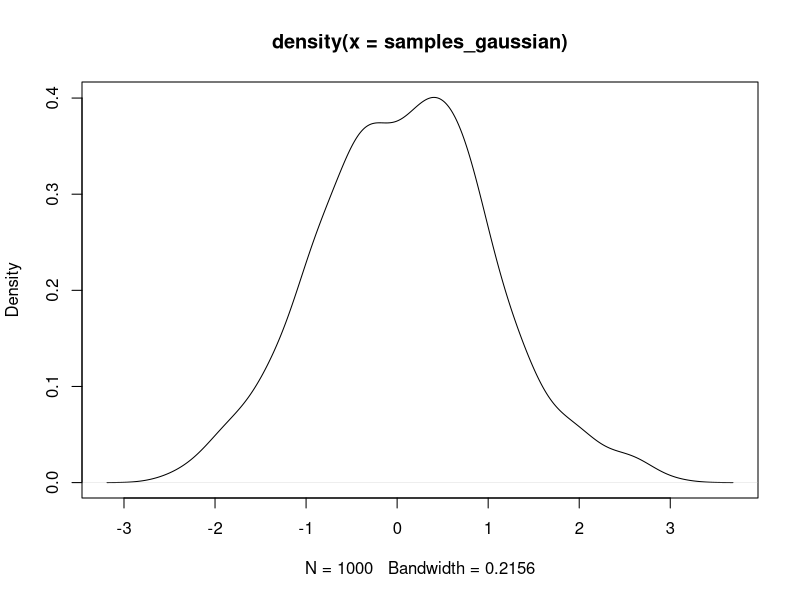
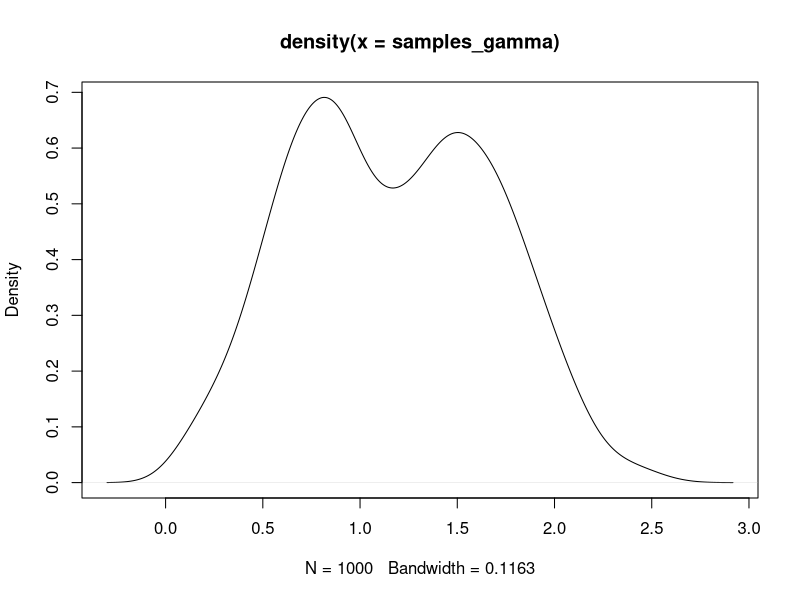
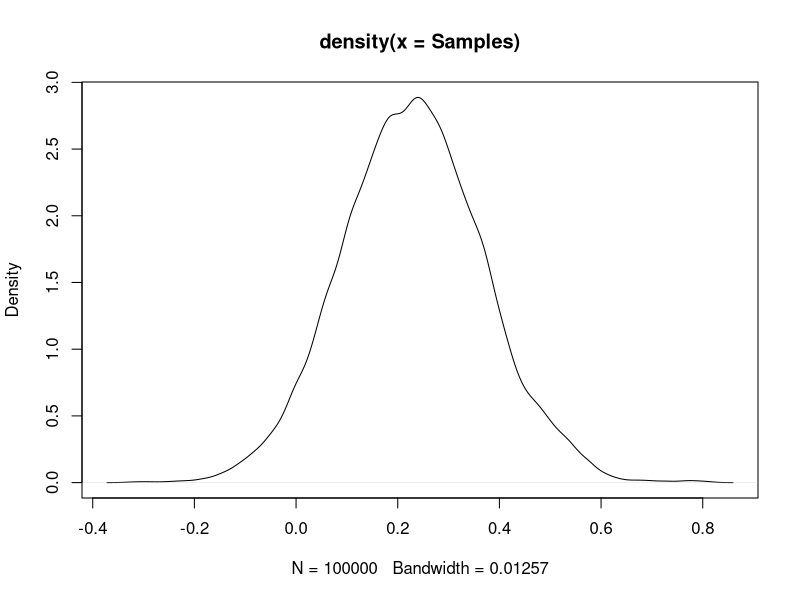

Recreate these plots in R, in order. (Note: a time limit stopped this script after it produced the figures.)
library(mvtnorm)

# Function to generate samples using Unadjusted Langevin Algorithm for Gaussian target
ula_gaussian <- function(n_samples, epsilon, mean, variance, start) 
{
  samples <- numeric(n_samples)
  x <- start
  for (i in 1:n_samples) 
  {
    x = rnorm(1, mean= x - epsilon*(x-mean)/variance, sd = sqrt(2 * epsilon))
    samples[i] <- x
  }
  return(samples)
}

# Function to generate samples using Unadjusted Langevin Algorithm for Gamma target
ula_gamma <- function(n_samples, epsilon, shape, rate) 
{
  samples <- numeric(n_samples)
  x <- rgamma(1, shape = shape, rate= rate)
  for (i in 1:n_samples)
  {
    x = rnorm(1, mean = x + epsilon * ((shape-1)/x - rate), sd = sqrt(2 * epsilon))
    samples[i] <- x
  }
  return(samples)
}



HPD <- function(alpha, Weights, Samples)
{
  m = length(Weights)
  vec <- c(NA,NA)
  curr = 10000000
  j1 = (seq(1,floor((alpha)*m),by = 1))/m
  j2 = j1 + ((1-alpha))
  for(i in 1:length(j1))
  {
    theta <- c(Samples[which(Weights>j1[i])[1]],Samples[which(Weights>=j2[i])[1]])
    if(curr > (theta[2]-theta[1]))
    {
      vec = theta
      curr = (theta[2]-theta[1])
    }
  }
  return(vec)
}


# Example usage for Gaussian target
set.seed(123)
n_samples <- 1000
epsilon <- 0.1
samples_gaussian <- ula_gaussian(n_samples, epsilon,0,1,1)
plot(density(samples_gaussian))


# Example usage for Gamma target
set.seed(1)
n_samples <- 1000
epsilon <- 0.01
shape <- 2
rate <- 1
samples_gamma <- ula_gamma(n_samples, epsilon, shape, rate)
plot(density(samples_gamma))
 

#######################################################################################
#######################################################################################

# Let, in the case of gaussian ULA sampler, we need to find the quantiles for mean of the 
# underlying distribution when population variance known.

# prior mu ~ N(0,100)
set.seed(4452)
mu = 0
sd = 1
n = 50
Y <- rnorm(n, mean = mu, sd = sd)
posterior_mean <- (sum(Y)/sd^2)/((n/sd^2) + (1/100))
posterior_var <- 1/((n/sd^2) + (1/100))

m = 100000
Samples <- ula_gaussian(m,epsilon = 0.0001,posterior_mean,posterior_var,start = 0.000001)
plot(density(Samples))
Samples <- sort(Samples)
g <- density(Samples)
weights <- vector(length = m)
weights = dnorm(Samples,mean = posterior_mean,sd = sqrt(posterior_var))/(approx(g$x,g$y,xout=Samples)$y)
weights = weights/sum(weights)
Weights = cumsum(weights)


HPD(0.05,Weights, Samples)
qnorm(c(0.025,0.975),mean = posterior_mean,sd = sqrt(posterior_var))

alpha <- c(0.25,0.5,0.75)
MSE <- rep(0,3)
qu <- qnorm(c(0.25,0.5,0.75),mean = posterior_mean,sd = sqrt(posterior_var))
for(i in 1:1000)
{
  Samples <- ula_gaussian(m,epsilon = 0.0001,posterior_mean,posterior_var,start = 0.000001)
  Samples <- sort(Samples)
  g <- density(Samples)
  weights <- vector(length = m)
  weights = dnorm(Samples,mean = posterior_mean,sd = sqrt(posterior_var))/(approx(g$x,g$y,xout=Samples)$y)
  weights = weights/sum(weights)
  Weights = cumsum(weights)
  q1 <- Samples[which(Weights>alpha[1])]
  q2 <- Samples[which(Weights>alpha[2])]
  q3 <- Samples[which(Weights>alpha[3])]
  MSE[1] <- MSE[1] + (q1-qu[1])^2
  MSE[2] <- MSE[2] + (q2-qu[2])^2
  MSE[3] <- MSE[2] + (q3-qu[3])^2
}

MSE <- MSE/1000
MSE
## >>> 2.361802e-07 3.490802e-08 3.491659e-08
#########################################################################################
#########################################################################################


## Now Let try this approach for poison distribution.

lambda = 14
n = 50
Y = rpois(n,lambda)

# Prior: Gamma(1,1)
# Posterior: Gamma(sum(Y)+1, n+1)

m = 100000
Samples <- ula_gamma(m,epsilon = 0.001,shape = sum(Y)+1, rate = (n+1))
plot(density(Samples))
Samples <- sort(Samples)
g <- density(Samples)
weights <- vector(length = m)
weights = dgamma(Samples,shape = sum(Y)+1, rate = n+1)/(approx(g$x,g$y,xout=Samples)$y)
weights = weights/sum(weights)
Weights = cumsum(weights)

fun<-function(x)
{
  k <- qgamma(c(x+0.025,x+0.975),shape = sum(Y)+1, rate = n+1)
  return(k[2]-k[1])
}

x <- optimize(fun,lower=0,upper = 0.025)$minimum
HPD_exact <- qgamma(c(x+0.025,x+0.975),shape = sum(Y)+1, rate = n+1)
HPD(0.05,Weights,Samples)


alpha <- c(0.25,0.5,0.75)
MSE <- rep(0,3)
qu <- qgamma(c(0.25,0.5,0.75),shape = sum(Y)+1, rate = n+1)
for(i in 1:10000)
{
  Samples <- ula_gamma(m,epsilon = 0.001,shape = sum(Y)+1, rate = (n+1))
  Samples <- sort(Samples)
  g <- density(Samples)
  weights <- vector(length = m)
  weights = dgamma(Samples,shape = sum(Y)+1, rate = n+1)/(approx(g$x,g$y,xout=Samples)$y)
  weights = weights/sum(weights)
  Weights = cumsum(weights)
  q1 <- Samples[which(Weights>alpha[1])]
  q2 <- Samples[which(Weights>alpha[2])]
  q3 <- Samples[which(Weights>alpha[3])]
  MSE[1] <- MSE[1] + (q1-qu[1])^2
  MSE[2] <- MSE[2] + (q2-qu[2])^2
  MSE[3] <- MSE[3] + (q3-qu[3])^2
}

MSE <- MSE/10000
MSE

## >>> 3.686399e-06 6.695139e-07 4.705776e-06
